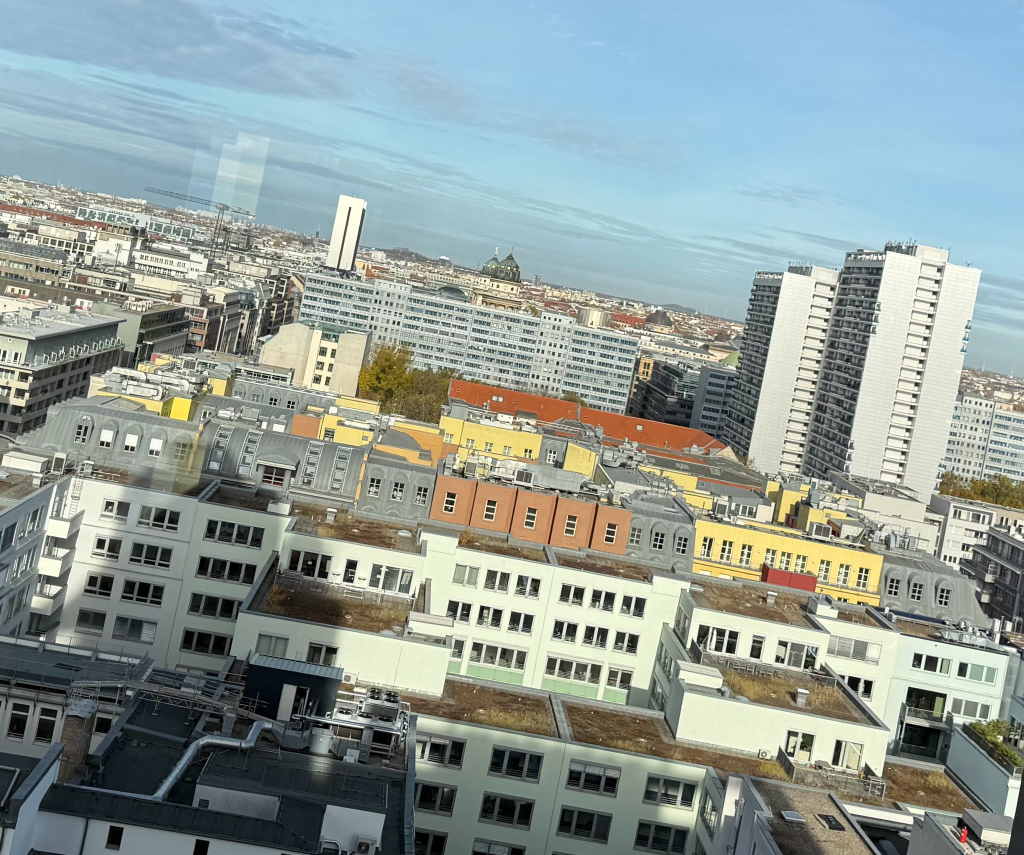
#> input picture assignment4/data/parallel.jpg, 2048 x 1710 px (shown at 1/2 size)
$ python q2_template.py
#> lines starting #> are read from the running program, lines starting #| are printed output that depends on the picture; after the words box and inside, x2 and y2 are one past the last pixel; in counts of white or black regions, pixels touching at a corner belong together
### assignment4/q1_template.py
"""
Task 1: Line Hough transform.
Template for MA-INF 2201 Computer Vision WS26/27
Exercise 03
"""

import cv2
import numpy as np
import matplotlib.pyplot as plt

# Constants
THETA_MIN = 50
THETA_MAX = 270
RHO_MIN = int(-1 * (2 ** 0.5) * 128)
RHO_MAX = int(+1 * (2 ** 0.5) * 128)

def generate_accumulator(edges: np.ndarray, nd_theta: np.ndarray, nd_rho: np.ndarray) -> np.ndarray:
    """Compute accumulator matrix.

    Args:
        edges (np.ndarray): Centers of points.
        nd_theta (np.ndarray): Range of theta values.
        nd_rho (np.ndarray): Range of rho values.

    Returns:
        np.ndarray: Accumulator matrix.
    """
    xs = edges[:, 0].astype(np.float64)
    ys = edges[:, 1].astype(np.float64)
    theta_rad = np.deg2rad(nd_theta)

    rho = xs[:, None] * np.cos(theta_rad)[None, :] + ys[:, None] * np.sin(theta_rad)[None, :]

    rho_step = nd_rho[1] - nd_rho[0]
    rho_idx = np.round((rho - nd_rho[0]) / rho_step).astype(np.int64)
    rho_idx = np.clip(rho_idx, 0, len(nd_rho) - 1)

    theta_idx = np.broadcast_to(np.arange(len(nd_theta)), rho_idx.shape)

    accumulator = np.zeros((len(nd_rho), len(nd_theta)), dtype=np.int64)
    np.add.at(accumulator, (rho_idx.ravel(), theta_idx.ravel()), 1)
    return accumulator


# [47 lines left out: function main, not called in this run]


# [2 lines that do not run on import are left out]

### assignment4/q2_template.py
"""
Task 2: Roll correction with Hough Transform.
Template for MA-INF 2201 Computer Vision WS26/27
Exercise 03
"""

import cv2
import numpy as np
import matplotlib.pyplot as plt

from q1_template import generate_accumulator

# Constants
# Do not change these
THETA_MIN = 75
THETA_MAX = 105

def correct_roll(
        accumulator: np.ndarray,
        theta_deg: np.ndarray,
        nd_rho: np.ndarray
    ) -> tuple[list[tuple[float, float]], float]:
    """Roll correction using topk dominant lines.

    Assume we consider horizontal lines and roll angle is within 15 degrees.
    Args:
        accumulator (np.ndarray): Accumulator cells.
        theta_deg (np.ndarray): Range of thetas in degrees.
        nd_rho (np.ndarray): Range of rhos.

    Returns:
        tuple[list[tuple[float, float]], float]: Tuple containing topk lines and correction angle.
    """
    flat_order = np.argsort(accumulator.ravel())[::-1]
    rho_idx_all, theta_idx_all = np.unravel_index(flat_order, accumulator.shape)

    top_k = 10
    min_sep_theta = 2
    min_sep_rho = 10

    selected_lines = []
    for rho_idx, theta_idx in zip(rho_idx_all, theta_idx_all):
        if accumulator[rho_idx, theta_idx] <= 0:
            break
        theta_val = theta_deg[theta_idx]
        rho_val = nd_rho[rho_idx]

        is_distinct = all(
            abs(theta_val - t) > min_sep_theta or abs(rho_val - r) > min_sep_rho
            for t, r in selected_lines
        )
        if is_distinct:
            selected_lines.append((theta_val, rho_val))
        if len(selected_lines) == top_k:
            break

    mean_theta = np.mean([t for t, _ in selected_lines])
    correction_angle = mean_theta - 90.0
    return selected_lines, correction_angle


def main() -> None:
    """Main function."""
    image = cv2.imread("data/parallel.jpg")
#> image is the input picture: shape (1710, 2048, 3); mean B, G, R 153.3, 157, 144.1
    gray = cv2.cvtColor(image, cv2.COLOR_BGR2GRAY)
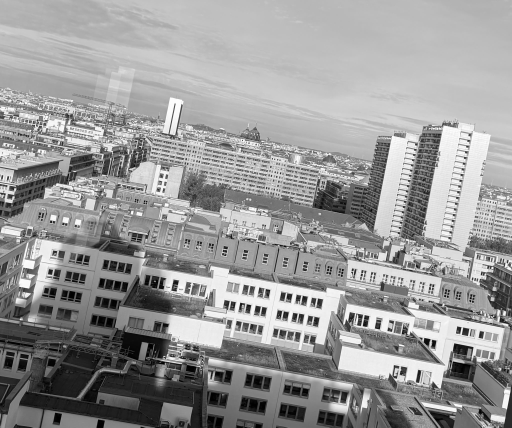
#> gray: shape (1710, 2048) (shown at 1/4 size); min 0, max 255, mean 152.7
    canny_edges = cv2.Canny(gray, 100, 200)
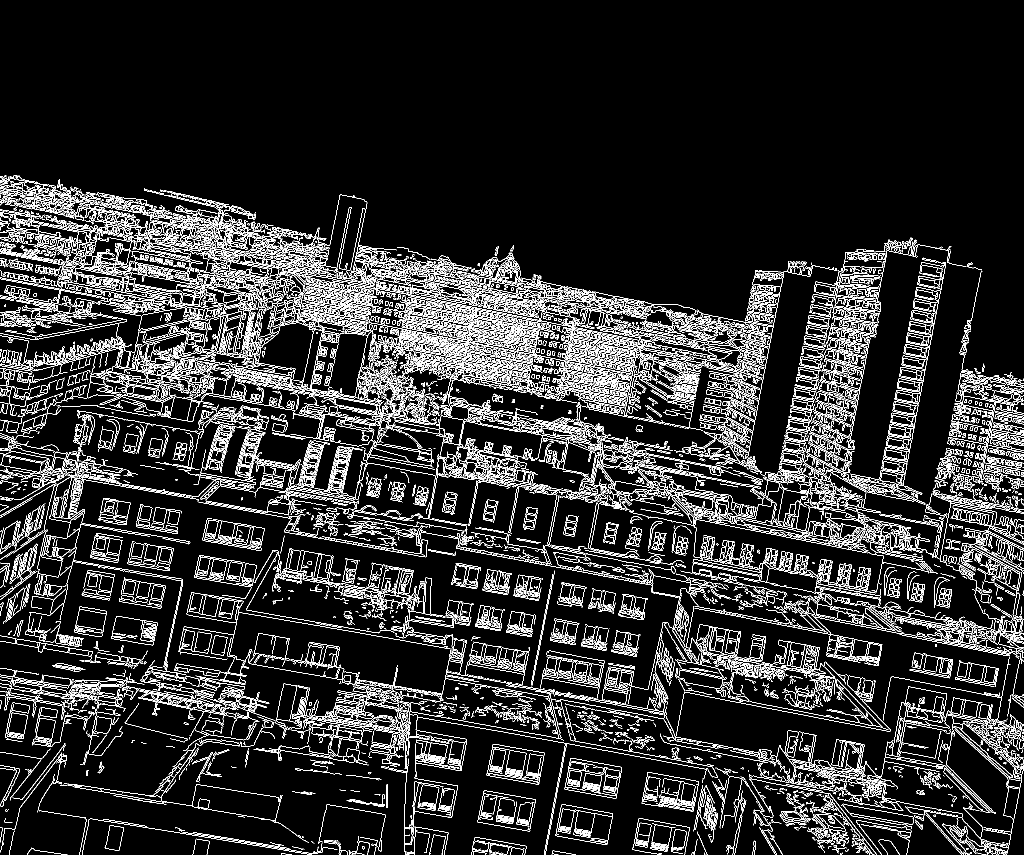
#> canny_edges: shape (1710, 2048) (shown at 1/2 size); 10.7% white in thin lines or dots, all inside (x1, y1, x2, y2) = (0, 350, 2048, 1710)

    height, width = canny_edges.shape
    ys, xs = np.nonzero(canny_edges)
    centers = np.column_stack((xs, ys))
#> centers = 374013 pairs, first value 0 to 2047, second value 350 to 1709

    theta_deg = np.arange(THETA_MIN, THETA_MAX)
    theta_rad = np.deg2rad(theta_deg)

    rho_max = int(np.ceil(np.hypot(width - 1, height - 1)))
    rho_min = -rho_max
    nd_rho = np.arange(rho_min, rho_max)

    accumulator = generate_accumulator(centers, theta_deg, nd_rho)
    top_lines, correction_angle = correct_roll(accumulator, theta_deg, nd_rho)
#> the loop in correct_roll, `for rho_idx, theta_idx in zip(rho_idx_all, theta_idx_all):` made 12 passes
#> (rho_idx, theta_idx, theta_val, rho_val, is_distinct) on passes 1 to 8: (3159, 26, 101, 492, True), (3054, 29, 104, 387, True), (3211, 26, 101, 544, True), (3032, 29, 104, 365, True), (3077, 26, 101, 410, True), (3006, 29, 104, 339, True), (3113, 26, 101, 446, True), (3030, 29, 104, 363, False)
#> after the loop in correct_roll, `for rho_idx, theta_idx in zip(rho_idx_all, theta_idx_all):`: selected_lines = [(101, 492), (104, 387), (101, 544), (104, 365), (101, 410), (104, 339), (101, 446), (101, 900), (101, 519), (101, 475)]
#> in correct_roll, `mean_theta = np.mean([t for t, _ in selected_lines])`: mean_theta = 101.9
#> in correct_roll, `correction_angle = mean_theta - 90.0`: correction_angle = 11.9
#> top_lines has the same summary as selected_lines in correct_roll; correction_angle = 11.9

    print(f"Top-{len(top_lines)} lines (theta, rho):")
#| Top-10 lines (theta, rho):
    for theta_val, rho_val in top_lines:
        print(f"  theta={theta_val:6.2f} deg  rho={rho_val:7.1f}")
#> this loop made 10 passes
#> (printed output is left out)
    print(f"Correction angle: {correction_angle:.2f} deg")
#| Correction angle: 11.90 deg

    center = (width / 2, height / 2)
    rotation_matrix = cv2.getRotationMatrix2D(center, correction_angle, 1.0)
#> rotation_matrix = [[0.979, 0.206, -154.3], [-0.206, 0.979, 229.5]]
    corrected = cv2.warpAffine(image, rotation_matrix, (width, height))
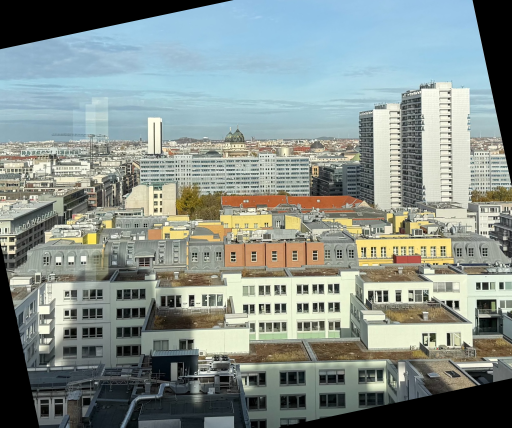
#> corrected: shape (1710, 2048, 3) (shown at 1/4 size); mean B, G, R 140.1, 144.8, 133.9

    vis = cv2.cvtColor(canny_edges, cv2.COLOR_GRAY2BGR)
    diag = max(height, width) * 2
    for theta_val, rho_val in top_lines:
        theta = np.deg2rad(theta_val)
        cos_t, sin_t = np.cos(theta), np.sin(theta)
        x0, y0 = cos_t * rho_val, sin_t * rho_val
        dx, dy = -sin_t, cos_t
        pt1 = (int(x0 + diag * dx), int(y0 + diag * dy))
        pt2 = (int(x0 - diag * dx), int(y0 - diag * dy))
        cv2.line(vis, pt1, pt2, (0, 0, 255), 1)
#> this loop made 10 passes
#> (theta_val, rho_val, theta, cos_t, sin_t, x0, y0, dx) on passes 1 to 8: (101, 492, 1.76, -0.191, 0.982, -93.88, 483, -0.982), (104, 387, 1.82, -0.242, 0.97, -93.62, 375.5, -0.97), (101, 544, 1.76, -0.191, 0.982, -103.8, 534, -0.982), (104, 365, 1.82, -0.242, 0.97, -88.3, 354.2, -0.97), (101, 410, 1.76, -0.191, 0.982, -78.23, 402.5, -0.982), (104, 339, 1.82, -0.242, 0.97, -82.01, 328.9, -0.97), (101, 446, 1.76, -0.191, 0.982, -85.1, 437.8, -0.982), (101, 900, 1.76, -0.191, 0.982, -171.7, 883.5, -0.982)
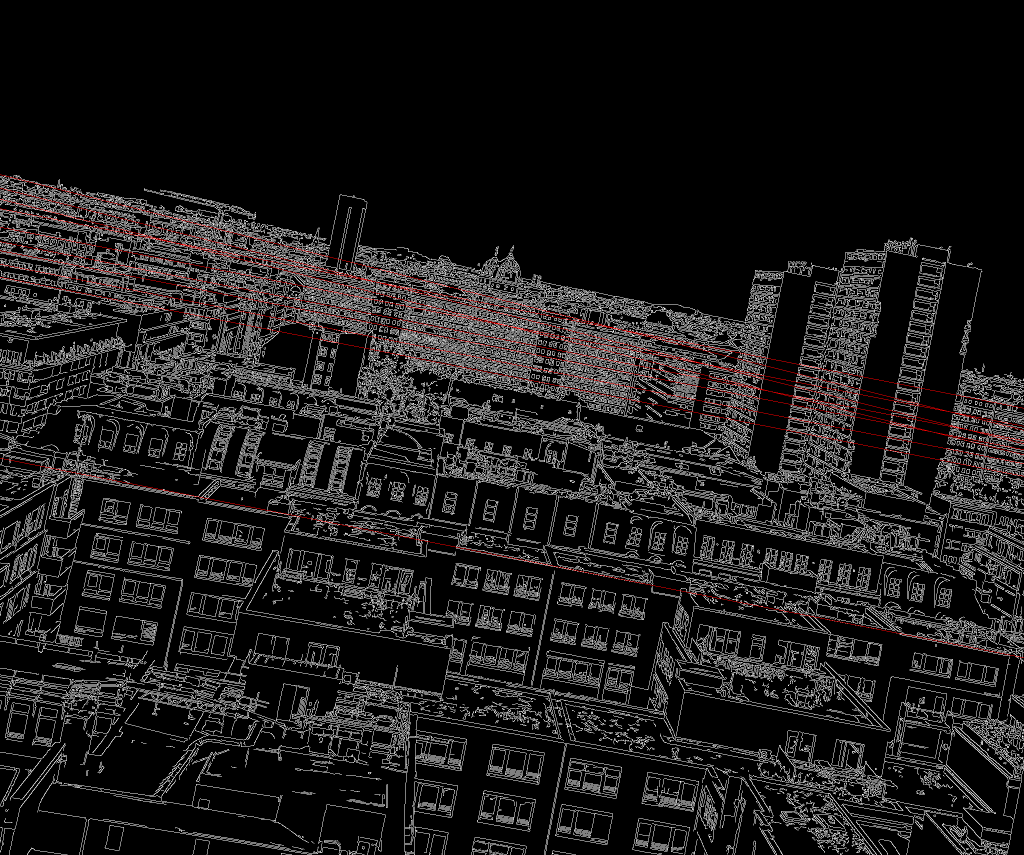
#> vis: shape (1710, 2048, 3) (shown at 1/2 size); mean B, G, R 26.8, 26.8, 28.3

    fig, axes = plt.subplots(1, 3, figsize=(18, 6))
    axes[0].imshow(canny_edges, cmap='gray'); axes[0].set_title("Canny edges"); axes[0].axis('off')
    axes[1].imshow(cv2.cvtColor(vis, cv2.COLOR_BGR2RGB)); axes[1].set_title(f"Top-{len(top_lines)} lines"); axes[1].axis('off')
    axes[2].imshow(cv2.cvtColor(corrected, cv2.COLOR_BGR2RGB)); axes[2].set_title(f"Corrected ({correction_angle:.2f} deg)"); axes[2].axis('off')
    plt.tight_layout()
    plt.show()
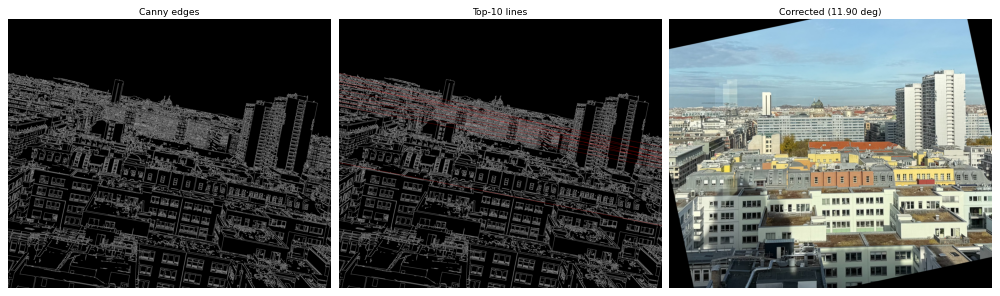
#> figure drawn by matplotlib, 3 panels

    plt.figure(figsize=(8, 6))
    plt.imshow(accumulator, cmap='hot', aspect='auto',
                 extent=[theta_deg[0], theta_deg[-1], nd_rho[-1], nd_rho[0]])
    plt.colorbar(label="votes")
    plt.scatter([t for t, _ in top_lines], [r for _, r in top_lines],
                  c='cyan', marker='x', s=60, label="top-k lines")
    plt.xlabel("theta (degrees)"); plt.ylabel("rho (pixels)")
    plt.title("Hough accumulator (roll detection)")
    plt.legend()
    plt.tight_layout()
    plt.show()
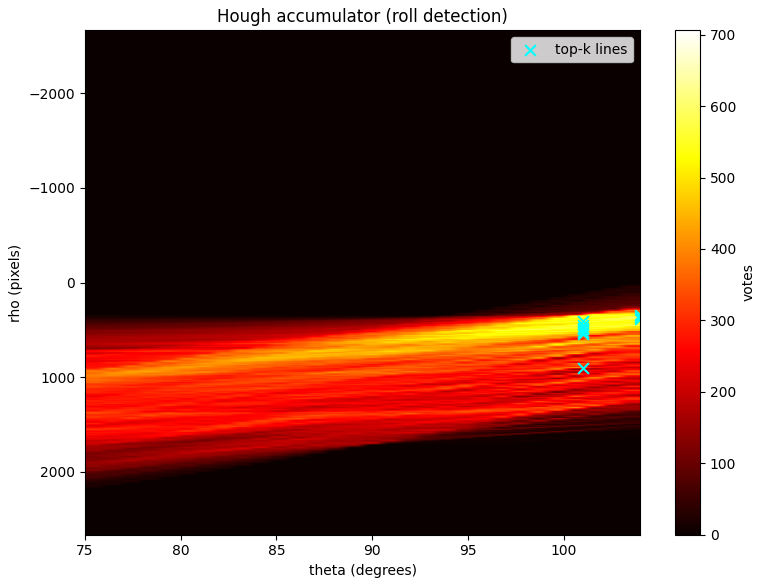
#> figure drawn by matplotlib, 2 panels

if __name__ == "__main__":
    main()

$ run again, with assignment1/bonn.jpeg copied over assignment4/data/parallel.jpg
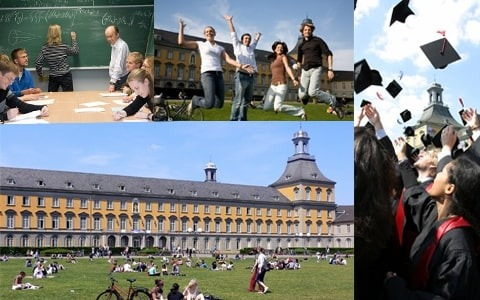
#> input picture assignment1/bonn.jpeg, 480 x 300 px
#> in main, image is the input picture: shape (300, 480, 3); mean B, G, R 127.7, 126.6, 121.8
#> in main, `canny_edges = cv2.Canny(gray, 100, 200)`:
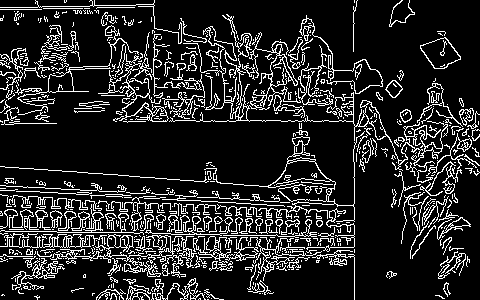
#> canny_edges: shape (300, 480); 15.2% white in thin lines or dots
#> centers = 21955 pairs, first value 0 to 479, second value 0 to 299
#> the loop in correct_roll, `for rho_idx, theta_idx in zip(rho_idx_all, theta_idx_all):` made 34 passes
#> (rho_idx, theta_idx, theta_val, rho_val, is_distinct) on passes 1 to 8: (731, 19, 94, 166, True), (755, 18, 93, 190, True), (795, 16, 91, 230, True), (798, 16, 91, 233, False), (750, 18, 93, 185, False), (802, 14, 89, 237, False), (792, 16, 91, 227, False), (686, 15, 90, 121, True)
#> after the loop in correct_roll, `for rho_idx, theta_idx in zip(rho_idx_all, theta_idx_all):`: selected_lines = [(94, 166), (93, 190), (91, 230), (90, 121), (91, 253), (88, 241), (92, 209), (88, 259), (88, 217), (95, 84)]
#> mean_theta = 91
#> in correct_roll, `correction_angle = mean_theta - 90.0`: correction_angle = 1
#> in main, `top_lines, correction_angle = correct_roll(accumulator, theta_deg, nd_..`: top_lines has the same summary as selected_lines in correct_roll
#| Top-10 lines (theta, rho):
#> the loop in main, `for theta_val, rho_val in top_lines:` made 10 passes
#> (printed output is left out)
#| Correction angle: 1.00 deg
#> rotation_matrix = [[1, 0.0175, -2.58], [-0.0175, 1, 4.21]]
#> the loop in main, `for theta_val, rho_val in top_lines:` made 10 passes
#> (theta_val, rho_val, theta, cos_t, sin_t, x0, y0, dx) on passes 1, 2, 3, 5, 6, 7, 8, 9: (94, 166, 1.64, -0.0698, 0.998, -11.58, 165.6, -0.998), (93, 190, 1.62, -0.0523, 0.999, -9.94, 189.7, -0.999), (91, 230, 1.59, -0.0175, 1, -4.01, 230, -1), (91, 253, 1.59, -0.0175, 1, -4.42, 253, -1), (88, 241, 1.54, 0.0349, 0.999, 8.41, 240.9, -0.999), (92, 209, 1.61, -0.0349, 0.999, -7.29, 208.9, -0.999), (88, 259, 1.54, 0.0349, 0.999, 9.04, 258.8, -0.999), (88, 217, 1.54, 0.0349, 0.999, 7.57, 216.9, -0.999)
#> in main, `plt.show()`:
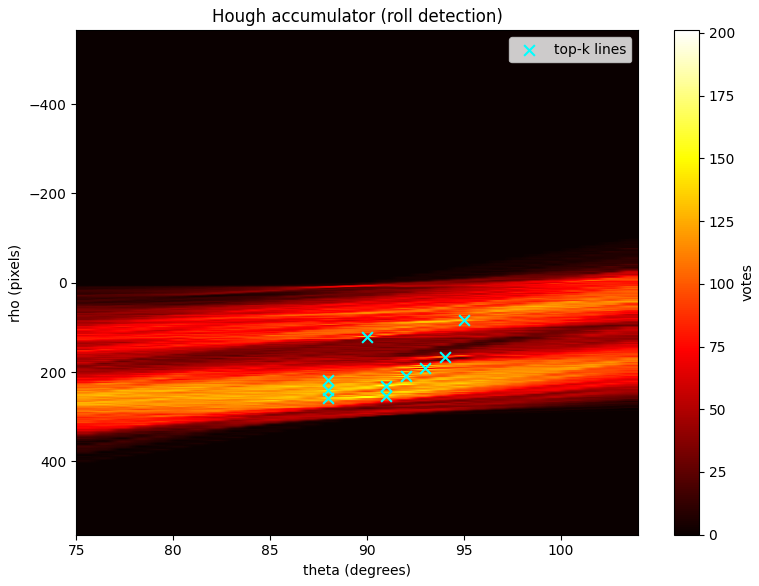
#> figure drawn by matplotlib, 2 panels

$ run again, with assignment2/bonn.jpg copied over assignment4/data/parallel.jpg
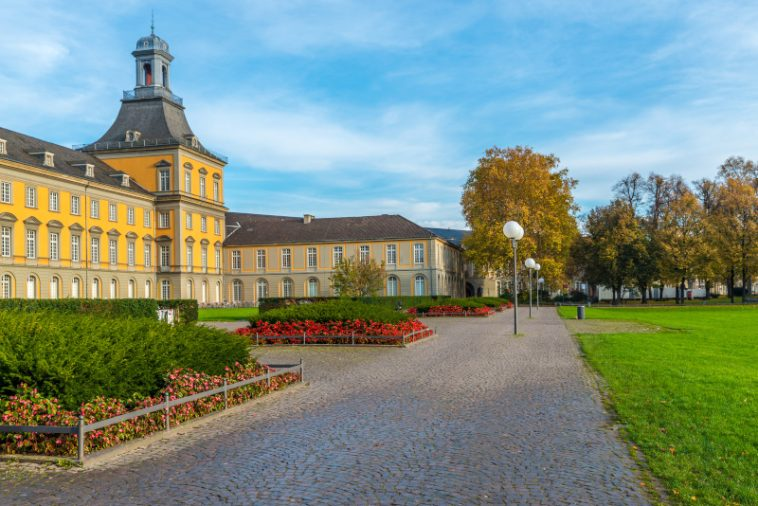
#> input picture assignment2/bonn.jpg, 758 x 506 px
#> in main, image is the input picture: shape (506, 758, 3); mean B, G, R 130.4, 143, 125.4
#> in main, `canny_edges = cv2.Canny(gray, 100, 200)`:
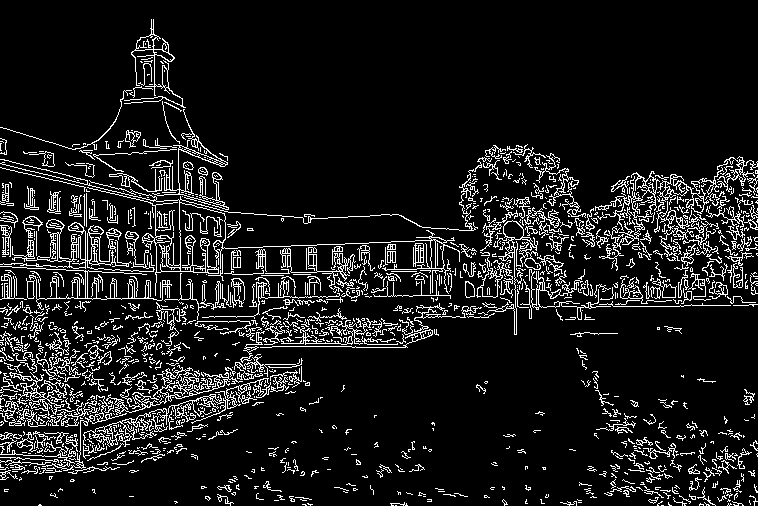
#> canny_edges: shape (506, 758); 10.3% white in thin lines or dots
#> centers = 39593 pairs, first value 0 to 757, second value 19 to 505
#> the loop in correct_roll, `for rho_idx, theta_idx in zip(rho_idx_all, theta_idx_all):` made 25 passes
#> (rho_idx, theta_idx, theta_val, rho_val, is_distinct) on passes 1 to 8: (1165, 13, 88, 255, True), (1163, 19, 94, 253, True), (1175, 17, 92, 265, True), (1178, 16, 91, 268, False), (1216, 15, 90, 306, True), (1130, 21, 96, 220, True), (1171, 12, 87, 261, False), (1212, 14, 89, 302, False)
#> after the loop in correct_roll, `for rho_idx, theta_idx in zip(rho_idx_all, theta_idx_all):`: selected_lines = [(88, 255), (94, 253), (92, 265), (90, 306), (96, 220), (79, 343), (103, 163), (78, 360), (75, 429), (82, 313)]
#> mean_theta = 87.7
#> in correct_roll, `correction_angle = mean_theta - 90.0`: correction_angle = -2.3
#> in main, `top_lines, correction_angle = correct_roll(accumulator, theta_deg, nd_..`: top_lines has the same summary as selected_lines in correct_roll
#| Top-10 lines (theta, rho):
#> the loop in main, `for theta_val, rho_val in top_lines:` made 10 passes
#> (printed output is left out)
#| Correction angle: -2.30 deg
#> rotation_matrix = [[0.999, -0.0401, 10.46], [0.0401, 0.999, -15.01]]
#> the loop in main, `for theta_val, rho_val in top_lines:` made 10 passes
#> (theta_val, rho_val, theta, cos_t, sin_t, x0, y0, dx) on passes 1, 2, 3, 5, 6, 7, 8, 9: (88, 255, 1.54, 0.0349, 0.999, 8.9, 254.8, -0.999), (94, 253, 1.64, -0.0698, 0.998, -17.65, 252.4, -0.998), (92, 265, 1.61, -0.0349, 0.999, -9.25, 264.8, -0.999), (96, 220, 1.68, -0.105, 0.995, -23, 218.8, -0.995), (79, 343, 1.38, 0.191, 0.982, 65.45, 336.7, -0.982), (103, 163, 1.8, -0.225, 0.974, -36.67, 158.8, -0.974), (78, 360, 1.36, 0.208, 0.978, 74.85, 352.1, -0.978), (75, 429, 1.31, 0.259, 0.966, 111, 414.4, -0.966)
#> in main, `plt.show()`:
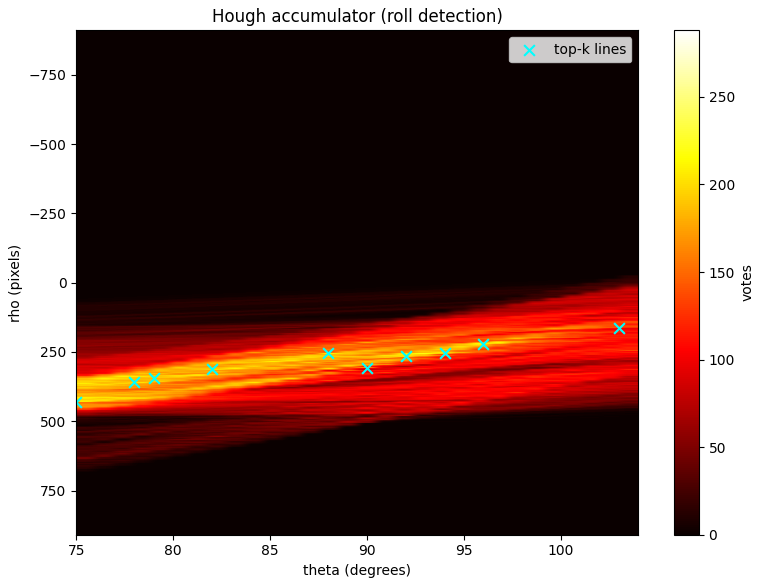
#> figure drawn by matplotlib, 2 panels
